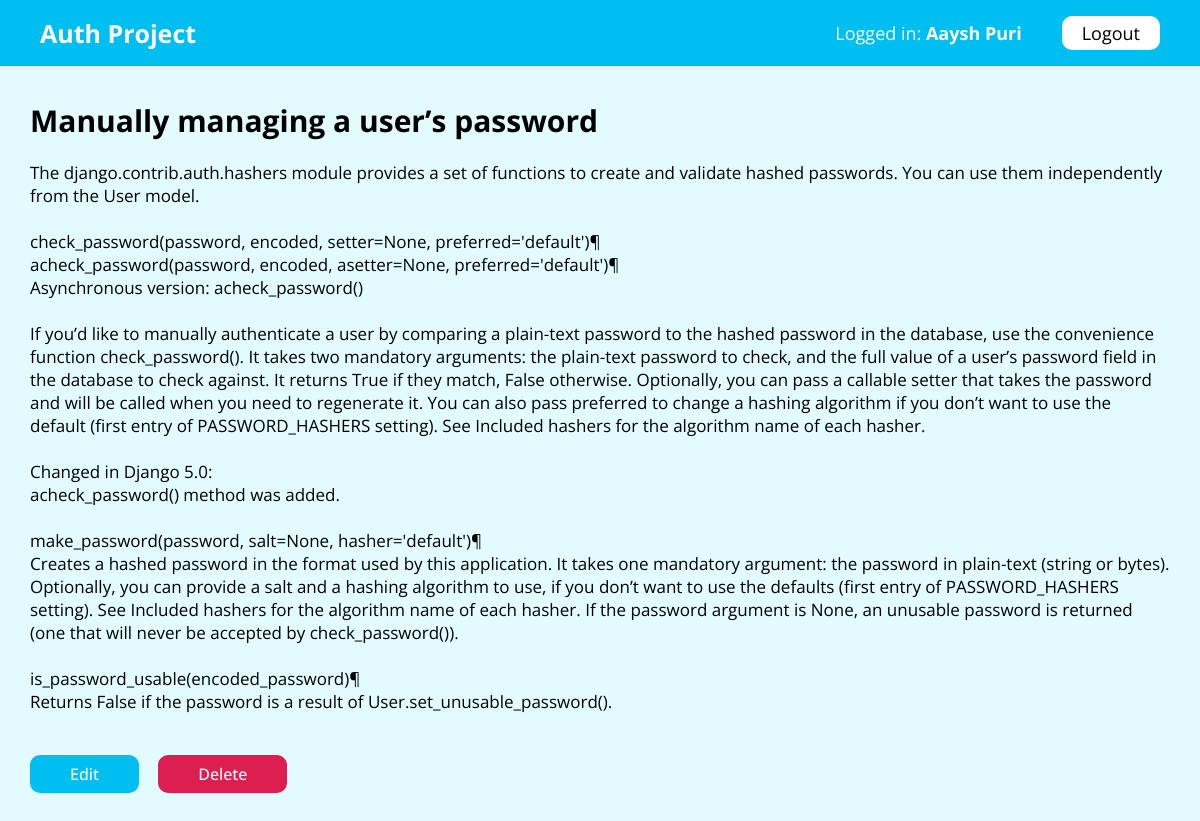
The page /post/12/ (signed in) on the database its author committed.
### main/models.py (models this page shows, shortened)
class User(models.Model):
    name = models.CharField(max_length=255)
    email = models.EmailField(unique=True)
    password = models.CharField(max_length=255)

class Post(models.Model):
    title = models.CharField(max_length=255)
    content = models.TextField()
    timestamp = models.DateTimeField(default=datetime.now)
    user = models.ForeignKey(User, on_delete=models.CASCADE)

### main/views.py (the view)
# urls.py: path('post/<int:id>/', views.post),
def post(request, id):
    if request.session.has_key('logged'):
        email = request.session['logged']
        user = User.objects.get(email=email)
        post = Post.objects.get(id=id)
        is_owner = False
        if post.user == user:
            is_owner = True
        data = {
            'user': user ,
            'post': post,
            'owner': is_owner
            }
        return render(request, 'main/post.html', data)
    else:
        return redirect('/login/')

### main/templates/main/post.html (shortened to what this page needs)
{% extends "main/base.html" %} {% load static %}  {% block head %}
<link rel="stylesheet" href="{% static 'main/css/post.css' %}" />
{% endblock head %} {% block body %} {% include 'main/navbar.html' %}
<section class="post-container">
  <h2 class="post-head">{{post.title}}</h2>
  <p class="post-content">{{post.content}}</p>
  {% if owner %}
  <div class="post-action">
    <a onclick="toggleForm()" class="edit-button">Edit</a>
    <a href="/delete/{{post.id}}/" class="delete-button">Delete</a>
  </div>
  {% endif %}
</section>
{% endblock body %}

### main/templates/main/navbar.html
{% load static %}
<link rel="stylesheet" href="{% static 'main/css/navbar.css' %}" />
<nav class="navbar">
  <a href="/" class="nav-header"> Auth Project </a>
  <div class="nav-menu">
    <p class="nav-logged">Logged in: <span>{{user.name}}</span></p>
    <a href="/logout/" class="nav-menu-item logout">Logout</a>
  </div>
</nav>

### main/static/main/css/global.css (style rules this page uses)
* { margin: 0; padding: 0; box-sizing: border-box; transition: 0.3s ease-in-out; }
html { scroll-behavior: smooth; }
a { text-decoration: none; }
:root { --primary: rgb(0, 190, 240); --secondary: rgb(220, 30, 80); }
body { font-family: "Open Sans", sans-serif; background: rgb(225, 251, 255); color: black; }

### main/static/main/css/post.css (style rules this page uses)
.post-container { width: 95%; display: flex; align-items: flex-start; justify-content: center; flex-direction: column; gap: 20px; margin: auto; margin-top: 100px; }
.post-head { font-size: 30px; }
.post-content { font-size: 17px; margin-bottom: 30px; white-space: pre-wrap; }
.post-action { margin-bottom: 50px; }
.edit-button { padding: 8px 40px; border-radius: 10px; border: none; outline: none; background: var(--primary); font-family: "Open Sans"; font-weight: 500; color: white; font-size: 16px; cursor: pointer; }
.delete-button { padding: 8px 40px; border-radius: 10px; border: none; outline: none; background: var(--secondary); font-family: "Open Sans"; font-weight: 500; color: white; font-size: 16px; cursor: pointer; margin-left: 15px; }

### main/static/main/css/navbar.css (style rules this page uses)
.navbar { width: 100%; padding: 16px 40px; background: var(--primary); display: flex; align-items: center; justify-content: space-between; position: fixed; top: 0; left: 0; right: 0; }
.nav-header { font-size: 25px; font-weight: bold; color: white; }
.nav-menu { display: flex; align-items: center; justify-content: flex-end; gap: 40px; }
.nav-menu-item { cursor: pointer; color: white; font-size: 18px; }
.nav-logged { font-size: 18px; color: white; font-weight: 400; }
.nav-logged span { font-weight: bold; }
.logout { padding: 5px 20px; border-radius: 10px; background: white; color: black; }

### rows shown on the page
User: name "Aaysh Puri"
Post: title "Manually managing a user’s password", content "The django.contrib.auth.hashers module provides a set of functions to create and validate hashed passwords. You can use them independently from the User model. check_password(password, encoded, setter=None, preferred='default')¶ acheck_password(password, encoded, asetter=None, preferred='default')¶ Asynchronous version: acheck_password() If you’d like to manually authenticate a user by comparing a plain-text password to the hashed password in the database, use the convenience function check_password(). It takes two mandatory arguments: the plain-text password to check, and the full value of a user’s password field in the database to check against. It returns True if they match, False…"
